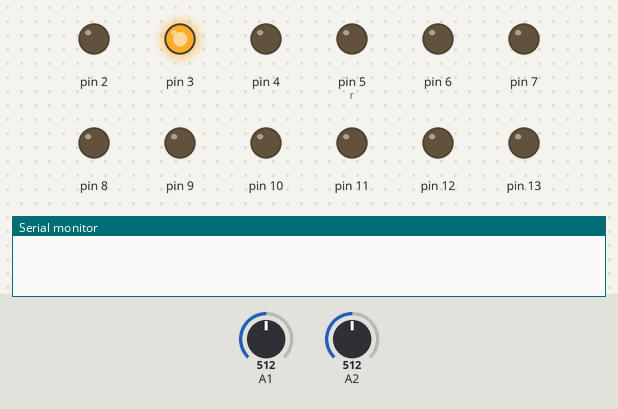
Recording of a sketch running on a simulated Arduino Uno, built with avr-gcc and run on an emulated ATmega328P. On the bench: output pins drawn as LEDs (lit = HIGH), the last lines printed to the serial monitor. The inputs (shaded band) are chosen by the test bench; at power-on: A1 = 512, A2 = 512. Random numbers use the default seed unless the sketch sets one.

Above: at 0.1 s.
At 1.1 s:
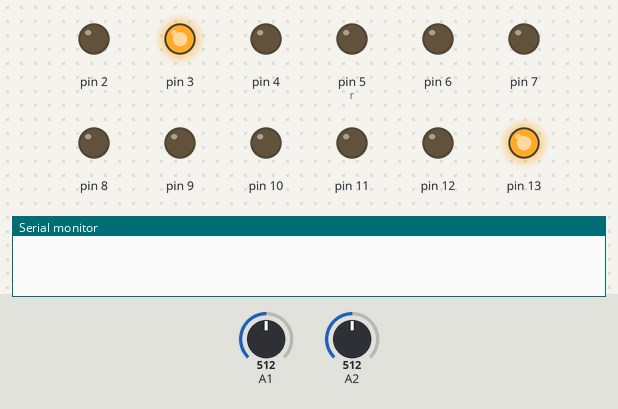
At 2.0 s:
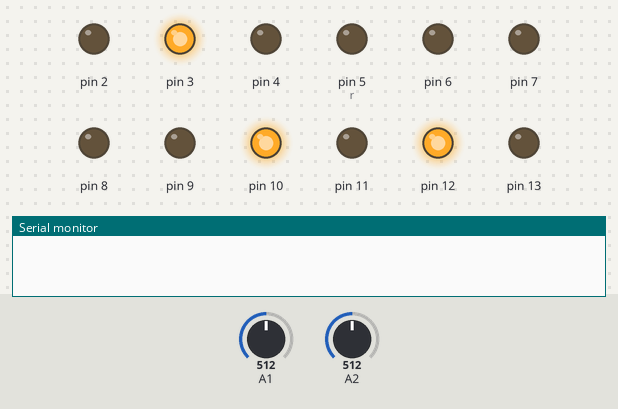
At 2.9 s:
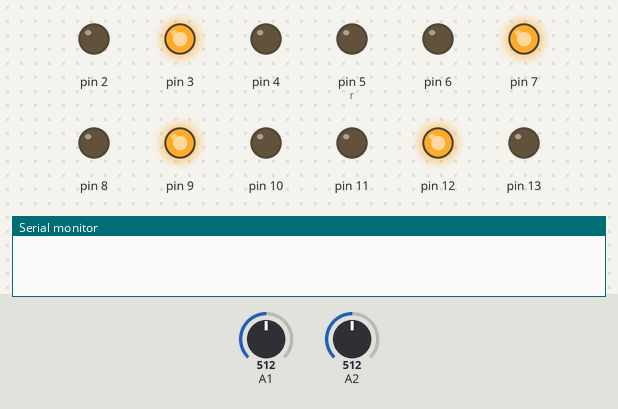
At 3.8 s:
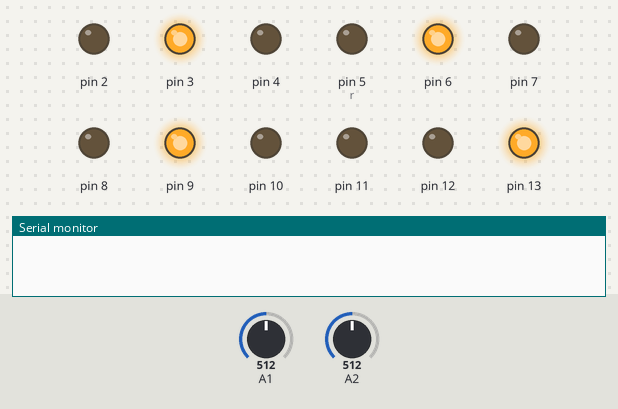
At 35.5 s:
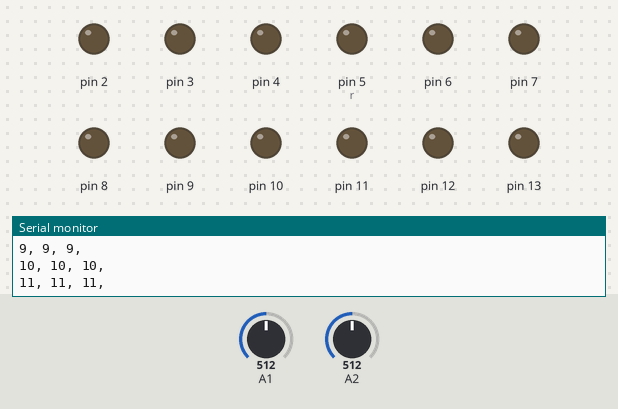
Timing chart, 0 to 40.0 s (numbered marks = the images above):
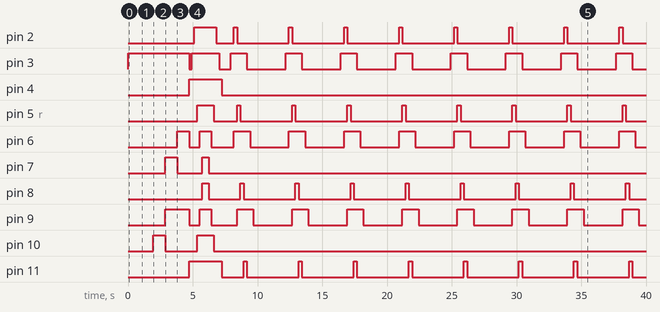

Measured:
- by itself, pin 2: goes HIGH 1.7 s, LOW 1.4 s, 7 × (HIGH 0.25 s, LOW 4.0 s), HIGH 0.25 s, then LOW
- by itself, pin 3: goes HIGH 4.7 s, LOW 0.20 s, HIGH 2.1 s, LOW 0.90 s, 7 × (HIGH 1.3 s, LOW 3.0 s), HIGH 1.3 s, then LOW
- by itself, pin 4: LOW → HIGH at 4.7 s, → LOW 2.5 s later
- by itself, pin 5 (r): goes HIGH 1.3 s, LOW 1.8 s, 7 × (HIGH 0.25 s, LOW 4.0 s), HIGH 0.25 s, then LOW
- by itself, pin 6: goes HIGH 0.93 s, LOW 0.80 s, HIGH 0.90 s, LOW 1.8 s, 7 × (HIGH 1.3 s, LOW 3.0 s), HIGH 1.3 s, then LOW
- by itself, pin 7: LOW → HIGH at 2.9 s, → LOW 0.92 s later, → HIGH 1.9 s later, → LOW 0.50 s later
- by itself, pin 8: goes HIGH 0.50 s, LOW 2.5 s, 7 × (HIGH 0.25 s, LOW 4.0 s), HIGH 0.25 s, then LOW
- by itself, pin 9: goes HIGH 1.9 s, LOW 0.80 s, HIGH 0.90 s, LOW 2.0 s, 7 × (HIGH 1.3 s, LOW 3.0 s), HIGH 1.3 s, then LOW

The sketch:

Mini_Game.ino
```cpp
//Author: Valentino Vukelic

int polje[4][3];
int sleep = 1000;
int player = 0;

int movedL = 0;
int movedR = 0;

int score = 0;

#define GMOVSIZE 60
int gmov[GMOVSIZE][3] = {
                {0, 1, 0},
                {1, 0, 1},
                {1, 0, 1},
                {1, 0, 1},
                {0, 1, 0},
                {0, 0, 0},

                {0, 1, 0},
                {1, 1, 0},
                {0, 1, 0},
                {0, 1, 0},
                {0, 1, 0},
                {0, 0, 0},

                {1, 1, 1},
                {0, 0, 1},
                {1, 1, 1},
                {1, 0, 0},
                {1, 1, 1},
                {0, 0, 0},

                {1, 1, 1},
                {0, 0, 1},
                {1, 1, 1},
                {0, 0, 1},
                {1, 1, 1},
                {0, 0, 0},

                {1, 0, 1},
                {1, 0, 1},
                {1, 1, 1},
                {0, 0, 1},
                {0, 0, 1},
                {0, 0, 0},

                {1, 1, 1},
                {1, 0, 0},
                {1, 1, 1},
                {0, 0, 1},
                {1, 1, 1},
                {0, 0, 0},

                {1, 1, 1},
                {1, 0, 0},
                {1, 1, 1},
                {1, 0, 1},
                {1, 1, 1},
                {0, 0, 0},

                {1, 1, 1},
                {0, 0, 1},
                {0, 1, 0},
                {1, 0, 0},
                {1, 0, 0},
                {0, 0, 0},

                {1, 1, 1},
                {1, 0, 1},
                {1, 1, 1},
                {1, 0, 1},
                {1, 1, 1},
                {0, 0, 0},

                {1, 1, 1},
                {1, 0, 1},
                {1, 1, 1},
                {0, 0, 1},
                {1, 1, 1},
                {0, 0, 0}};

void movee() {
  for(int i = 3; i > 0; i--) {
    for(int j = 0; j < 3; j++) {
      polje[i][j] = polje[i - 1][j];
    }
  }
}

struct point {
  int x;
  int y;
  point(int a, int b) {
    x = a;
    y = b;
  }
};

void closingEffect() {
  for(int i = 0; i < 4; i++) {
    for(int j = 0; j < 3; j++) {
       digitalWrite(j + (11 - 3*i), LOW);
    }
  }

  for(int i = 0; i < 3; i++) {
    digitalWrite(i + (11 - 3*0), HIGH);
    digitalWrite(2 - i + (11 - 3*3), HIGH);
    delay(200);
  }

  for(int i = 0; i < 3; i++) {
    digitalWrite(2 - i + (11 - 3*1), HIGH);
    digitalWrite(i + (11 - 3*2), HIGH);
    delay(200);
  }
}

void openingEffect() {
  for(int i = 0; i < 4; i++) {
    for(int j = 0; j < 3; j++) {
       digitalWrite(j + (11 - 3*i), HIGH);
    }
  }

  for(int i = 0; i < 3; i++) {
    digitalWrite(i + (11 - 3*1), LOW);
    digitalWrite(2 - i + (11 - 3*2), LOW);
    delay(200);
  }

  for(int i = 0; i < 3; i++) {
    digitalWrite(2 - i + (11 - 3*0), LOW);
    digitalWrite(i + (11 - 3*3), LOW);
    delay(200);
  }
}

void dead() {
  int brah[5] = {0};
  int br[5] = {0};
  int brsiz = 0;

  score = score -3;

  Serial.println(score);

  while(score) {
    brah[brsiz] = score % 10;
    score = score / 10;
    brsiz++;
  }

  if(brsiz == 0) brsiz = 1;

  for(int i = 0; i < brsiz; i++) {
    br[brsiz - 1 - i] = brah[i];
  }

  int sc[5*6][3] = {0};
  int t = 0;

  for(int i = 0; i < brsiz * 6; i++) {
    for(int j = 0; j < 3; j++) {
      sc[i][j] = gmov[br[t] * 6 + (i % 6)][j];
      Serial.print(br[t] * 6 + (i % 6));
      Serial.print(", ");
    }
    Serial.println();
    if(i != 0 && i % 6 == 5) t++;
  }

  closingEffect();
  delay(300);
  openingEffect();

  int r = -5;

  while(1) {

    for(int i = 0; i < 4; i++) {
      for(int j = 0; j < 3; j++) {
        if(r + i < 0 || r > brsiz * 6) digitalWrite(j + (11 - 3*i), LOW);
        else {
          if(sc[i + r][j] == 1) digitalWrite(j + (11- 3*i), HIGH);
          else digitalWrite(j + (11- 3*i), LOW);
        }
      }
    }

    r++;
    if(r == brsiz*6 + 6) r = -5;

    delay(250);
   }
}

void addRow() {
  for(int i = 0; i < 3; i++)
    polje[0][i] = 0;

  int ran = random(100);
  int chance[3] = {33, 33, 33};
  if(player == 0) {
    chance[0] += 20;
    chance[1] -= 10;
    chance[2] -= 10;
  }
  else if(player == 1) {
    chance[0] -= 10;
    chance[1] += 20;
    chance[2] -= 10;
  }
  else if(player == 2) {
    chance[0] -= 10;
    chance[1] -= 10;
    chance[2] += 20;
  }

  if(polje[1][0] == 1) {
    chance[0] -= 20;
    chance[1] += 10;
    chance[2] += 10;
  }
  else if(polje[1][1] == 1) {
    chance[0] += 10;
    chance[1] -= 20;
    chance[2] += 10;
  }
  else if(polje[1][2] == 1) {
    chance[0] += 10;
    chance[1] += 10;
    chance[2] -= 20;
  }

  if(ran <= chance[0]) polje[0][0] = 1;
  else if(ran <= chance[0] + chance[1]) polje[0][1] = 1;
  else polje[0][2] = 1;

}

void deleteLastRow() {
  for(int i = 0; i < 3; i++)
    polje[3][i] = 0;
}

void checkDead() {
  if(polje[3][player] == 1) dead();
  score++;
}

void output() {
  int r = 5;
  for(int i = 2; i >= 0; i--) {
    for(int j = 0; j < 3; j++) {
      if(polje[i][j] == 1) digitalWrite(r, HIGH);
      else digitalWrite(r, LOW);
      r++;
    }
  }

  for(int i = 0; i < 3; i++) {
    if(i == player) digitalWrite(i + 2, HIGH);
    else digitalWrite(i + 2, LOW);
  }
}

void checkKeys() {

  if(analogRead(A1) > 500) {
    if(movedL == 0) {
      movedL = 1;
      if(player > 0){player--; output();}
    }
  }
  else movedL = 0;
  if(analogRead(A2) > 500) {
    if(movedR == 0) {
      movedR = 1;
      if(player < 2){player++; output();}
    }
  }
  else movedR = 0;
}

void setup() {
  Serial.begin(9600);

  for(int i = 2; i <= 13; i++)
    pinMode(i, OUTPUT);

  randomSeed(analogRead(0));
}

void loop() {

    for(int i = 0; i < 100; i++) {
      delay(sleep/100);
      checkKeys();
    }

    movee();
    checkDead();
    deleteLastRow();
    addRow();

    if(sleep > 300) sleep -= 10;

    output();

}
```
